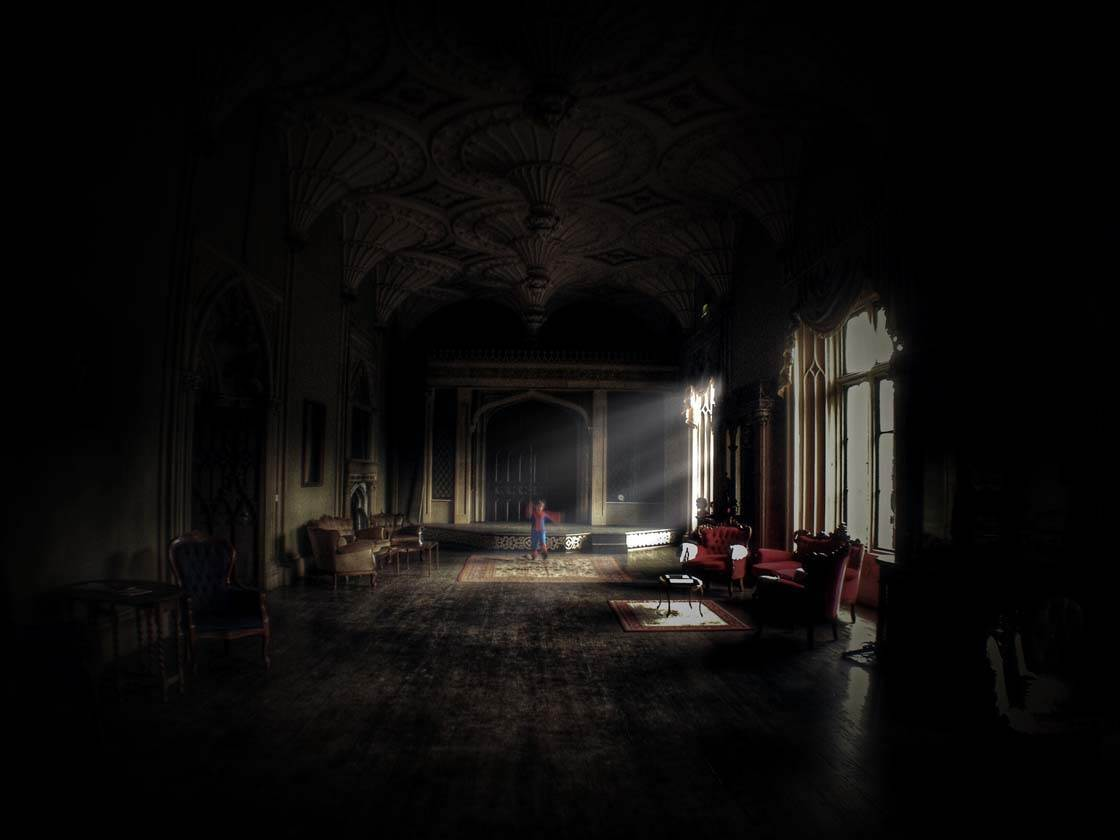
#> input picture lesson_2/data/image_1.jpg, 1120 x 840 px
$ jupyter execute homework.ipynb
#> lines starting #> are read from the running program, lines starting #| are printed output that depends on the picture; long printed decimals are rounded
# HOMEWORK 2
For this homework you will have to complete and implement the colour balancing for:
* Gray world algorithm
* Scale-by-max algorithm

You are free to use your own images. Experiment with more images and think about the effect each of the algorithms has on the resulting (balanced) image.

### Colour Balancing
In this notebook we will show different type of colour balancing making use of von Kries' hypothesis.

[cell 1]
import cv2
import numpy as np
from matplotlib import pyplot as plt
plt.rcParams['figure.figsize'] = [15, 5]

[cell 2]
img = cv2.imread('data/image_1.jpg')
#> img is the input picture: shape (840, 1120, 3); mean B, G, R 12.4, 13.6, 15.1
img = cv2.cvtColor(img, cv2.COLOR_BGR2RGB)
plt.imshow(img)

### White patch
In white patch algorithm we choose a group of pixels we know they should be white. We then scale the resulting image colour channels by this white patch.

[cell 3]
# Define white patch and the coefficients
row, col = 410, 650
white = img[row, col, :]
#> white = [70, 70, 72]
coeffs = 255.0/white
#> coeffs = [3.64, 3.64, 3.54]

# Apply white balancing and generate balanced image
balanced = np.zeros_like(img, dtype=np.float32)
for channel in range(3):
    balanced[..., channel] = img[..., channel] * coeffs[channel]

# White patching does not guarantee that the dynamic range is preserved, images must be clipped.
balanced = balanced/255
balanced[balanced > 1] = 1
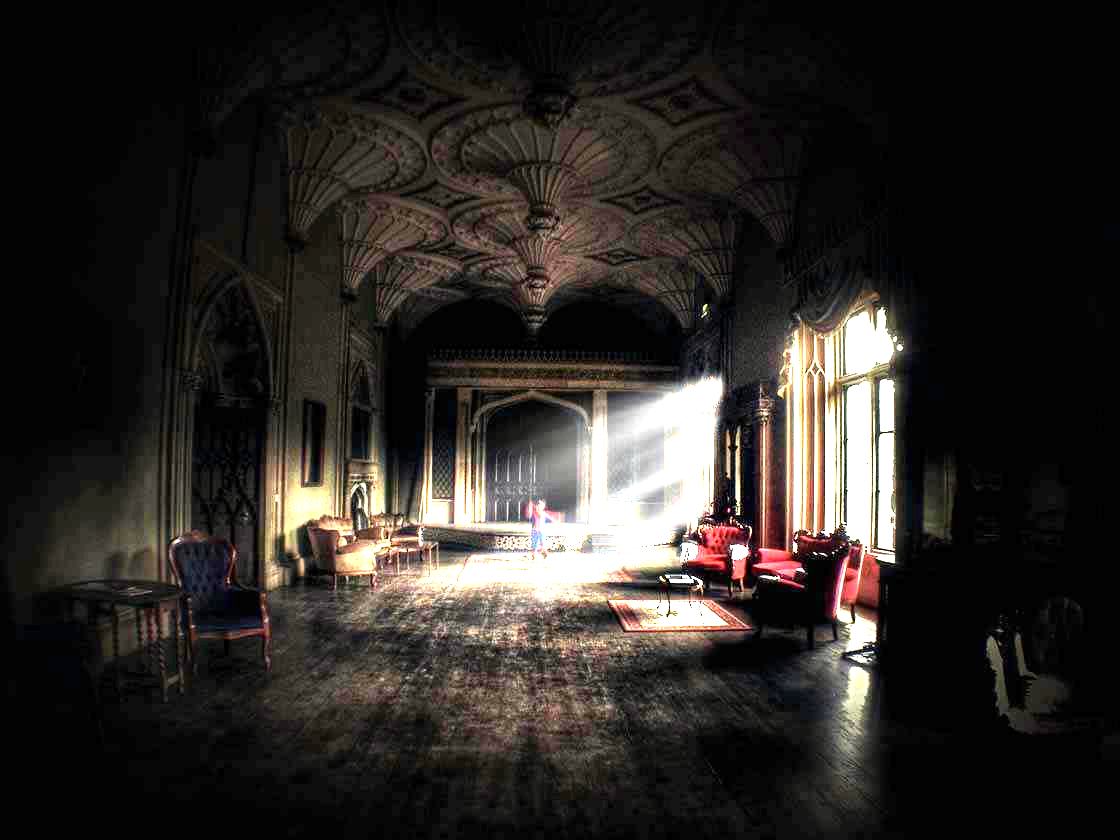
#> balanced: shape (840, 1120, 3) float32; mean R, G, B 0.179, 0.163, 0.15

plt.subplot(121), plt.imshow(img)
plt.subplot(122), plt.imshow(balanced)
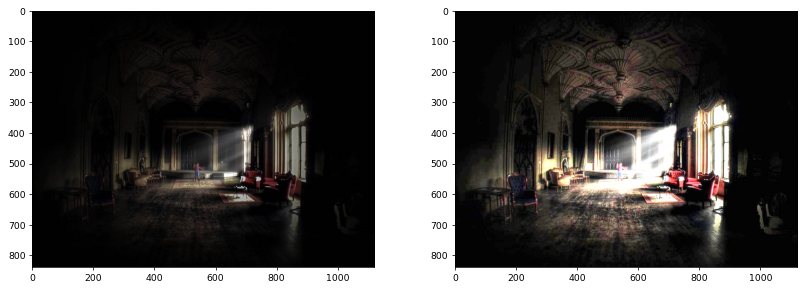
#> figure drawn by matplotlib, 2 panels

### Gray world
This algorithm assumes that a scene, on average, is gray.

[cell 4]
# Load your image
img = cv2.imread('data/image_2.jpg')
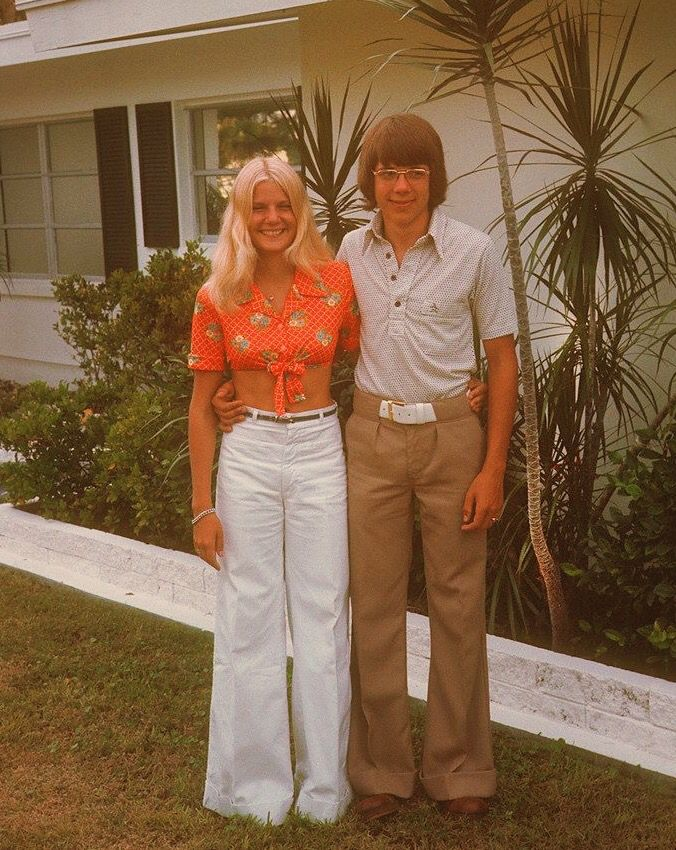
#> input picture lesson_2/data/image_2.jpg, 676 x 850 px
#> img is the input picture: shape (850, 676, 3); mean B, G, R 70.3, 100, 131.4
img = cv2.cvtColor(img, cv2.COLOR_BGR2RGB)

# Compute the mean values for all three colour channels (red, green, blue)
mean_r = np.mean(img[:, :, 0])
#> mean_r = 131.4
mean_g = np.mean(img[:, :, 1])
#> mean_g = 100
mean_b = np.mean(img[:, :, 2])
#> mean_b = 70.34
mean_gray = (mean_r + mean_g + mean_b) / 3.0
#> mean_gray = 100.6
print(mean_gray)
#| 100.596

# Compute the coefficients kr, kg, kb
# Note: there are 3 coefficients to compute but we only have 2 equations.
# Therefore, you have to make an assumption, fix the value of one of the
# coefficients and compute the remining two
# Hint: You can fix the coefficient of the brightest colour channel to 1.
kr = mean_gray / mean_r
#> kr = 0.765
kg = mean_gray / mean_g
#> kg = 1.01
kb = mean_gray / mean_b
#> kb = 1.43

coeffs = [kr, kg, kb]
#> coeffs = [0.765, 1.01, 1.43]
print(coeffs)
#| [0.7653, 1.006, 1.430]

# # Apply color balancing and generate the balanced image
balanced = img.astype(np.float32) * coeffs
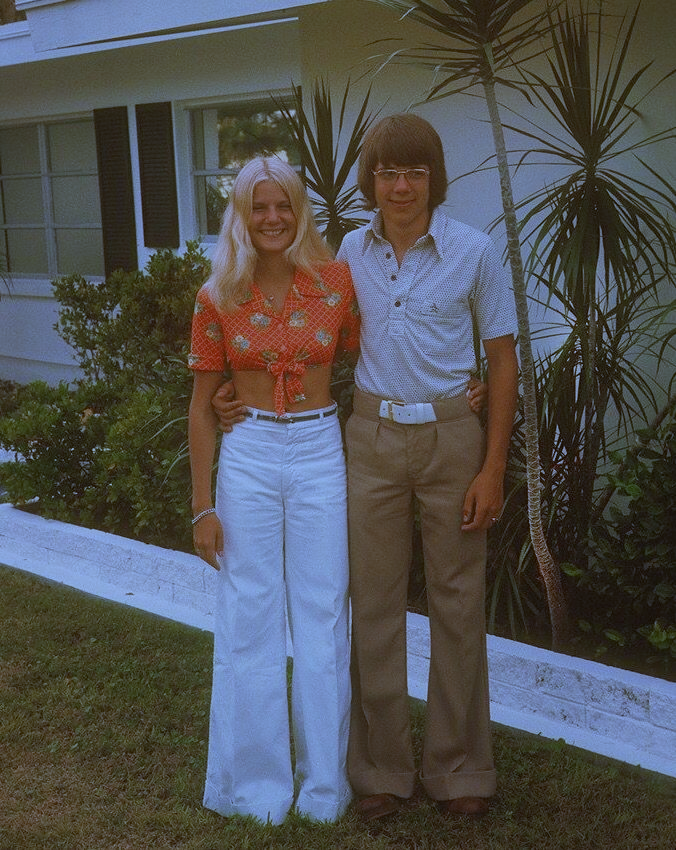
#> balanced: shape (850, 676, 3) float64; mean R, G, B 100.6, 100.6, 100.6; drawn with min black and max white
balanced /= 255
balanced = np.clip(balanced, 0, 1)
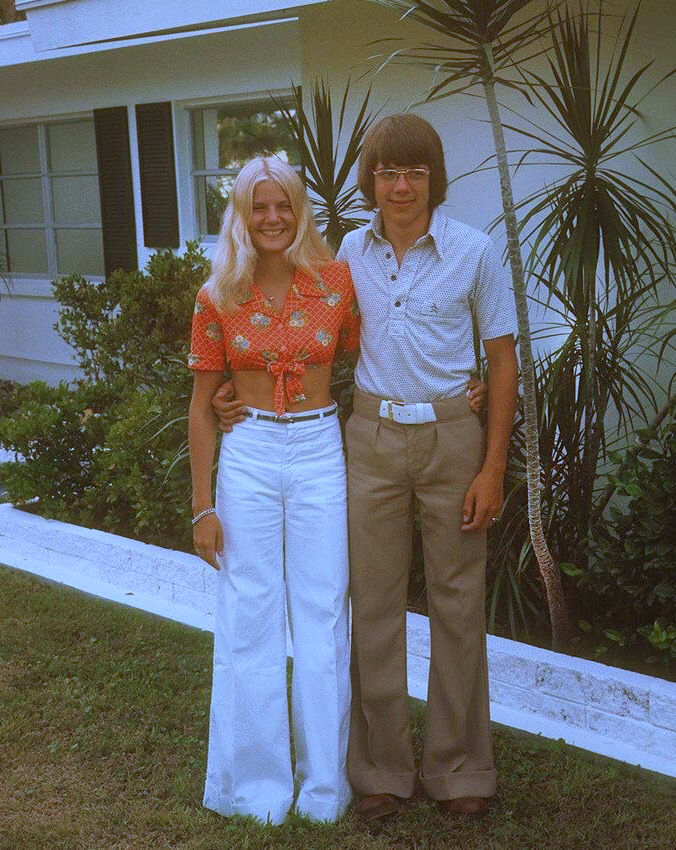
#> balanced: shape (850, 676, 3) float64; mean R, G, B 0.394, 0.394, 0.392

# # Show the original and the balanced image side by side
plt.subplot(121), plt.imshow(img)
plt.subplot(122), plt.imshow(balanced)

### Scale-by-max
This is a straightforward algorithm that scales each colour channel by its maximum value. Note that it is sensitive to noise and saturations.

[cell 5]
# Load your image
img = cv2.imread('data/image_3.jpg')
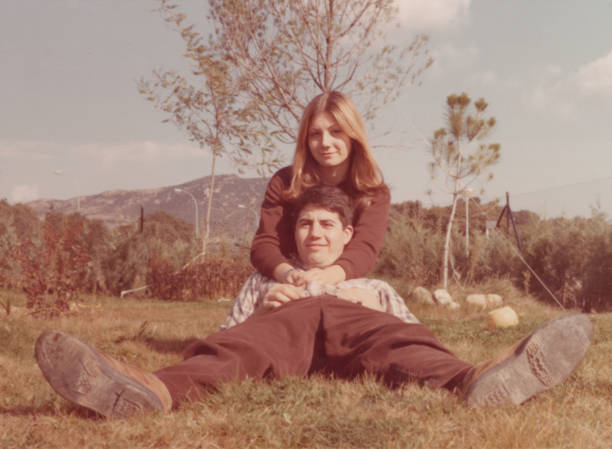
#> input picture lesson_2/data/image_3.jpg, 612 x 449 px
#> img is the input picture: shape (449, 612, 3); mean B, G, R 118.3, 132.4, 167
img = cv2.cvtColor(img, cv2.COLOR_BGR2RGB)

img_float = img.astype(np.float32)

# Compute the maximum values for all three colour channels (red, green, blue)
max_r = np.max(img_float[:, :, 0])
#> max_r = 244
max_g = np.max(img_float[:, :, 1])
#> max_g = 214
max_b = np.max(img_float[:, :, 2])
#> max_b = 206

print(max_r, max_g, max_b)
#| 244.0 214.0 206.0

# Apply scale-by-max balancing and generate the balanced image
balanced = img_float / np.array([max_r, max_g, max_b])
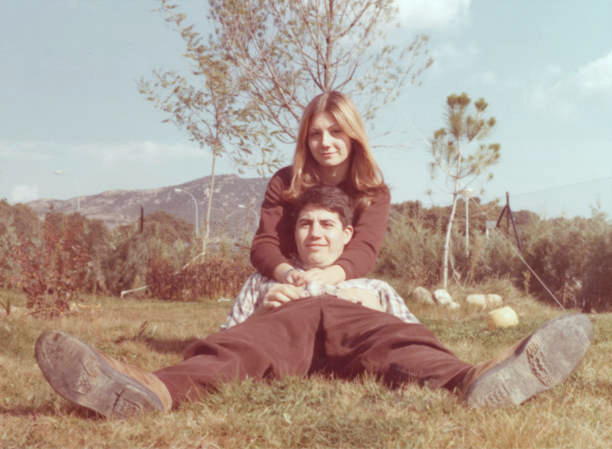
#> balanced: shape (449, 612, 3) float32; mean R, G, B 0.685, 0.618, 0.574
balanced = np.clip(balanced, 0, 1)

plt.subplot(121), plt.imshow(img)
plt.subplot(122), plt.imshow(balanced)
